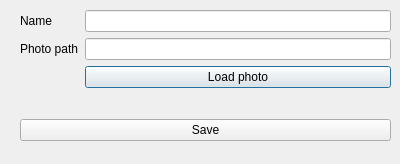
<?xml version="1.0" encoding="UTF-8"?>
<ui version="4.0">
 <class>Dialog</class>
 <widget class="QDialog" name="Dialog">
  <property name="geometry">
   <rect>
    <x>0</x>
    <y>0</y>
    <width>400</width>
    <height>164</height>
   </rect>
  </property>
  <property name="windowTitle">
   <string>Dialog</string>
  </property>
  <widget class="QWidget" name="">
   <property name="geometry">
    <rect>
     <x>20</x>
     <y>10</y>
     <width>371</width>
     <height>131</height>
    </rect>
   </property>
   <layout class="QVBoxLayout" name="verticalLayout">
    <item>
     <layout class="QFormLayout" name="formLayout">
      <item row="0" column="0">
       <widget class="QLabel" name="nameLabel">
        <property name="text">
         <string>Name</string>
        </property>
       </widget>
      </item>
      <item row="0" column="1">
       <widget class="QLineEdit" name="nameLineEdit"/>
      </item>
      <item row="1" column="0">
       <widget class="QLabel" name="photoPathLabel">
        <property name="text">
         <string>Photo path</string>
        </property>
       </widget>
      </item>
      <item row="1" column="1">
       <widget class="QLineEdit" name="photoPathLineEdit"/>
      </item>
      <item row="2" column="1">
       <widget class="QPushButton" name="pushButton">
        <property name="text">
         <string>Load photo</string>
        </property>
       </widget>
      </item>
     </layout>
    </item>
    <item>
     <widget class="QPushButton" name="pushButton_2">
      <property name="text">
       <string>Save</string>
      </property>
     </widget>
    </item>
   </layout>
  </widget>
 </widget>
 <resources/>
 <connections/>
</ui>
